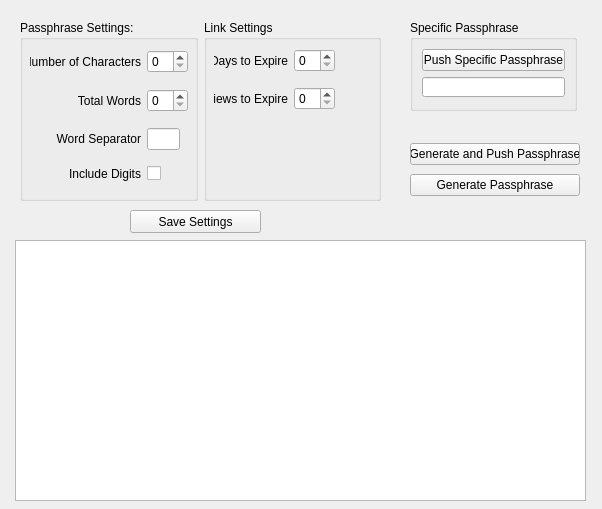
<?xml version="1.0" encoding="UTF-8"?>
<ui version="4.0">
 <class>MainWindow</class>
 <widget class="QMainWindow" name="MainWindow">
  <property name="geometry">
   <rect>
    <x>0</x>
    <y>0</y>
    <width>602</width>
    <height>509</height>
   </rect>
  </property>
  <property name="windowTitle">
   <string>MainWindow</string>
  </property>
  <widget class="QWidget" name="centralwidget">
   <widget class="QPushButton" name="save_button">
    <property name="geometry">
     <rect>
      <x>130</x>
      <y>210</y>
      <width>131</width>
      <height>23</height>
     </rect>
    </property>
    <property name="minimumSize">
     <size>
      <width>120</width>
      <height>0</height>
     </size>
    </property>
    <property name="text">
     <string>Save Settings</string>
    </property>
   </widget>
   <widget class="QWidget" name="layoutWidget">
    <property name="geometry">
     <rect>
      <x>410</x>
      <y>140</y>
      <width>170</width>
      <height>61</height>
     </rect>
    </property>
    <layout class="QVBoxLayout" name="gen_buttons">
     <item>
      <widget class="QPushButton" name="gen_push_button">
       <property name="text">
        <string>Generate and Push Passphrase</string>
       </property>
      </widget>
     </item>
     <item>
      <widget class="QPushButton" name="gen_button">
       <property name="text">
        <string>Generate Passphrase</string>
       </property>
      </widget>
     </item>
    </layout>
   </widget>
   <widget class="QGroupBox" name="specific_buttons">
    <property name="geometry">
     <rect>
      <x>410</x>
      <y>20</y>
      <width>167</width>
      <height>91</height>
     </rect>
    </property>
    <property name="title">
     <string>Specific Passphrase</string>
    </property>
    <layout class="QGridLayout" name="gridLayout">
     <item row="0" column="0">
      <widget class="QPushButton" name="push_specific_button">
       <property name="text">
        <string>Push Specific Passphrase</string>
       </property>
      </widget>
     </item>
     <item row="1" column="0">
      <widget class="QLineEdit" name="push_specific_box">
       <property name="maximumSize">
        <size>
         <width>16777215</width>
         <height>20</height>
        </size>
       </property>
      </widget>
     </item>
    </layout>
   </widget>
   <widget class="QTextBrowser" name="output_box">
    <property name="geometry">
     <rect>
      <x>15</x>
      <y>240</y>
      <width>571</width>
      <height>261</height>
     </rect>
    </property>
   </widget>
   <widget class="QWidget" name="layoutWidget">
    <property name="geometry">
     <rect>
      <x>20</x>
      <y>20</y>
      <width>361</width>
      <height>181</height>
     </rect>
    </property>
    <layout class="QGridLayout" name="settings_grid">
     <item row="0" column="1">
      <widget class="QGroupBox" name="link_opts">
       <property name="title">
        <string>Link Settings</string>
       </property>
       <widget class="QWidget" name="layoutWidget">
        <property name="geometry">
         <rect>
          <x>10</x>
          <y>20</y>
          <width>121</width>
          <height>81</height>
         </rect>
        </property>
        <layout class="QGridLayout" name="link_boxes">
         <item row="1" column="0">
          <widget class="QLabel" name="expire_views_label">
           <property name="text">
            <string>Views to Expire</string>
           </property>
           <property name="alignment">
            <set>Qt::AlignRight|Qt::AlignTrailing|Qt::AlignVCenter</set>
           </property>
          </widget>
         </item>
         <item row="0" column="0">
          <widget class="QLabel" name="expire_days_label">
           <property name="text">
            <string>Days to Expire</string>
           </property>
           <property name="alignment">
            <set>Qt::AlignRight|Qt::AlignTrailing|Qt::AlignVCenter</set>
           </property>
          </widget>
         </item>
         <item row="0" column="1">
          <widget class="QSpinBox" name="expire_days_box">
           <property name="sizePolicy">
            <sizepolicy hsizetype="Fixed" vsizetype="Fixed">
             <horstretch>0</horstretch>
             <verstretch>0</verstretch>
            </sizepolicy>
           </property>
          </widget>
         </item>
         <item row="1" column="1">
          <widget class="QSpinBox" name="expire_views_box">
           <property name="sizePolicy">
            <sizepolicy hsizetype="Fixed" vsizetype="Fixed">
             <horstretch>0</horstretch>
             <verstretch>0</verstretch>
            </sizepolicy>
           </property>
          </widget>
         </item>
        </layout>
       </widget>
      </widget>
     </item>
     <item row="0" column="0">
      <widget class="QGroupBox" name="pass_opts">
       <property name="title">
        <string>Passphrase Settings:</string>
       </property>
       <widget class="QWidget" name="layoutWidget">
        <property name="geometry">
         <rect>
          <x>10</x>
          <y>20</y>
          <width>158</width>
          <height>151</height>
         </rect>
        </property>
        <layout class="QGridLayout" name="pass_boxes">
         <item row="0" column="0">
          <widget class="QLabel" name="num_chars_label">
           <property name="text">
            <string>Number of Characters</string>
           </property>
           <property name="alignment">
            <set>Qt::AlignRight|Qt::AlignTrailing|Qt::AlignVCenter</set>
           </property>
          </widget>
         </item>
         <item row="0" column="1">
          <widget class="QSpinBox" name="num_chars_box">
           <property name="sizePolicy">
            <sizepolicy hsizetype="Fixed" vsizetype="Fixed">
             <horstretch>0</horstretch>
             <verstretch>0</verstretch>
            </sizepolicy>
           </property>
          </widget>
         </item>
         <item row="2" column="1">
          <widget class="QLineEdit" name="word_separator_box">
           <property name="maximumSize">
            <size>
             <width>33</width>
             <height>16777215</height>
            </size>
           </property>
          </widget>
         </item>
         <item row="3" column="0">
          <widget class="QLabel" name="include_digits_label">
           <property name="text">
            <string>Include Digits</string>
           </property>
           <property name="alignment">
            <set>Qt::AlignRight|Qt::AlignTrailing|Qt::AlignVCenter</set>
           </property>
          </widget>
         </item>
         <item row="1" column="1">
          <widget class="QSpinBox" name="total_words_box">
           <property name="sizePolicy">
            <sizepolicy hsizetype="Fixed" vsizetype="Fixed">
             <horstretch>0</horstretch>
             <verstretch>0</verstretch>
            </sizepolicy>
           </property>
          </widget>
         </item>
         <item row="3" column="1">
          <widget class="QCheckBox" name="include_digits_box">
           <property name="layoutDirection">
            <enum>Qt::LeftToRight</enum>
           </property>
           <property name="autoFillBackground">
            <bool>false</bool>
           </property>
           <property name="text">
            <string/>
           </property>
          </widget>
         </item>
         <item row="2" column="0">
          <widget class="QLabel" name="word_separator">
           <property name="text">
            <string>Word Separator</string>
           </property>
           <property name="alignment">
            <set>Qt::AlignRight|Qt::AlignTrailing|Qt::AlignVCenter</set>
           </property>
          </widget>
         </item>
         <item row="1" column="0">
          <widget class="QLabel" name="total_word_label">
           <property name="text">
            <string>Total Words</string>
           </property>
           <property name="alignment">
            <set>Qt::AlignRight|Qt::AlignTrailing|Qt::AlignVCenter</set>
           </property>
          </widget>
         </item>
        </layout>
       </widget>
      </widget>
     </item>
    </layout>
   </widget>
  </widget>
 </widget>
 <resources/>
 <connections/>
</ui>
